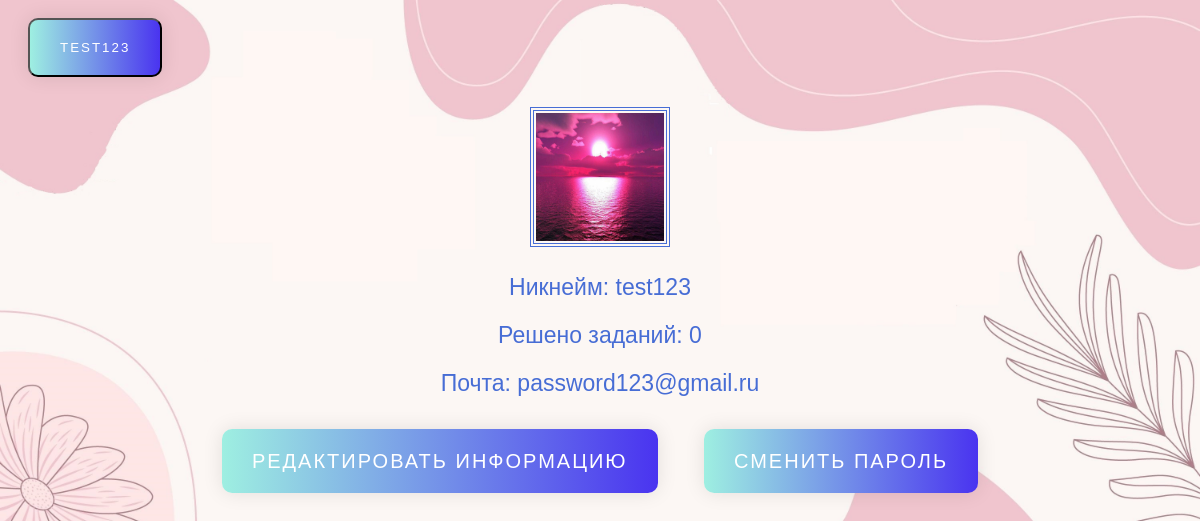
The page /profile (signed in) on the database as committed earlier.
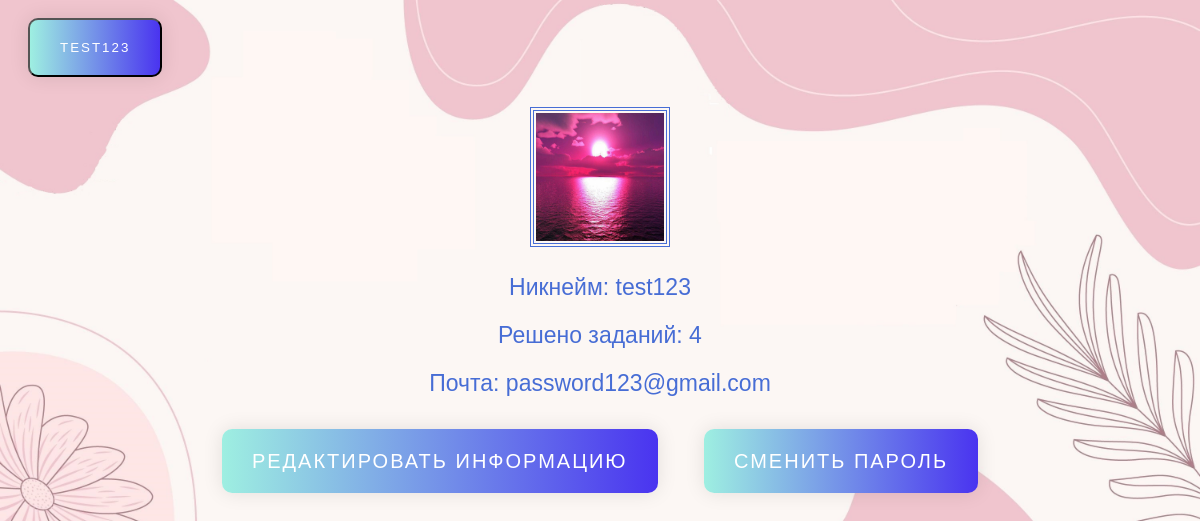
The same page on the database as committed later.
### data/users.py (models this page shows, shortened)
class User(SqlAlchemyBase, UserMixin, SerializerMixin):
    __tablename__ = 'users'
    id = sqlalchemy.Column(sqlalchemy.Integer, primary_key=True, autoincrement=True)
    nickname = sqlalchemy.Column(sqlalchemy.String, unique=True)
    task_completed = sqlalchemy.Column(sqlalchemy.Integer, default=0)
    email = sqlalchemy.Column(sqlalchemy.String, unique=True)
    hashed_password = sqlalchemy.Column(sqlalchemy.String)
    picture = sqlalchemy.Column(sqlalchemy.String)

### main.py (the view)
@app.route("/profile", methods=["GET"])
@login_required
def profile():
    find_picture = False
    if current_user.picture:
        find_picture = True
    return render_template("profile.html", title=f'Профиль {current_user.nickname}', find_picture=find_picture)

### main.py (called while the page is built)
@login_manager.user_loader
def load_user(user_id):
    return SESS.query(User).get(user_id)

### templates/profile.html (shortened to what this page needs)
{% extends "base.html" %}
{% block css %}
<link rel="stylesheet" href="../static/css/side_panel.css" type="text/css">
<link rel="stylesheet" href="../static/css/background.css">
<link rel="stylesheet" href="../static/css/gradient-button.css">
<link rel="stylesheet" href="../static/css/text.css">
{% endblock %}
{% block content %}
<div align="center">
    <p>
        {% if find_picture %}
        <img src="static/img/avatars/{{ current_user.id }}.jpg" width="128" height="128"
             style="border: 4px double #476DD5; padding: 2px;">
        {% elif not find_picture %}
        <img src="static/img/avatars/undefined_avatar.jpg" width="128" height="128"
             style="border: 4px double #476DD5; padding: 2px;">
        {% endif %}
    </p>
    <p>Никнейм: {{ current_user.nickname }}</p>
    <p>Решено заданий: {{ current_user.task_completed }}</p>
    <p>Почта: {{ current_user.email }}</p>
    <p>
    <a class="gradient-button" href="/profile_redact">Редактировать информацию</a>
        <a class="gradient-button" href="/password_change">Сменить пароль</a>
    </p>
</div>
{% endblock %}

### templates/base.html (shortened to what this page needs)
<!doctype html>
<html lang="en">
<head>
    {% block css %}{% endblock %}
</head>
<body>
<header>
    <nav class="navbar navbar-light bg-light">
        {% if current_user.is_authenticated %}
        <button class="gradient-button" onclick="openNav()">{{ current_user.nickname }}</button>
        {% endif %}
    </nav>
</header>
<div id="main">
    <main role="main" class="container">
        {% block content %}{% endblock %}
    </main>
</div>
</body>
</html>

### static/css/side_panel.css (style rules this page uses)
#main { transition: margin-left .5s; padding: 20px; }

### static/css/background.css (style rules this page uses)
html { background-repeat: no-repeat; background-position: center center; background-attachment: fixed; -webkit-background-size: cover; -moz-background-size: cover; -o-background-size: cover; background-size: cover; }

### static/css/gradient-button.css (style rules this page uses)
.gradient-button { text-decoration: none; display: inline-block; color: white; padding: 20px 30px; margin: 10px 20px; border-radius: 10px; font-family: 'Montserrat', sans-serif; text-transform: uppercase; letter-spacing: 2px; background-image: linear-gradient(to right, #9EEFE1 0%, #4830F0 51%, #9EEFE1 100%); background-size: 200% auto; box-shadow: 0 0 20px rgba(0, 0, 0, .1); transition: .5s; }

### static/css/text.css (style rules this page uses)
p { color: #476DD5 ; font-family: ‘Orienta’, sans-serif; font-size: 23px; line-height: 24px; margin: 0 0 24px; text-align: center; }
a { color: #476DD5 ; text-decoration: none; text-align: right; padding: 15px; font-size: 20px; }

### templates/profile.html (style rules this page uses)
html { background-image: url(../static/img/background.jpg); }

Rows that differ between the two databases and show on the page:
changed User "test123": task_completed "0" → "4"; email "password123@gmail.ru" → "password123@gmail.com"
